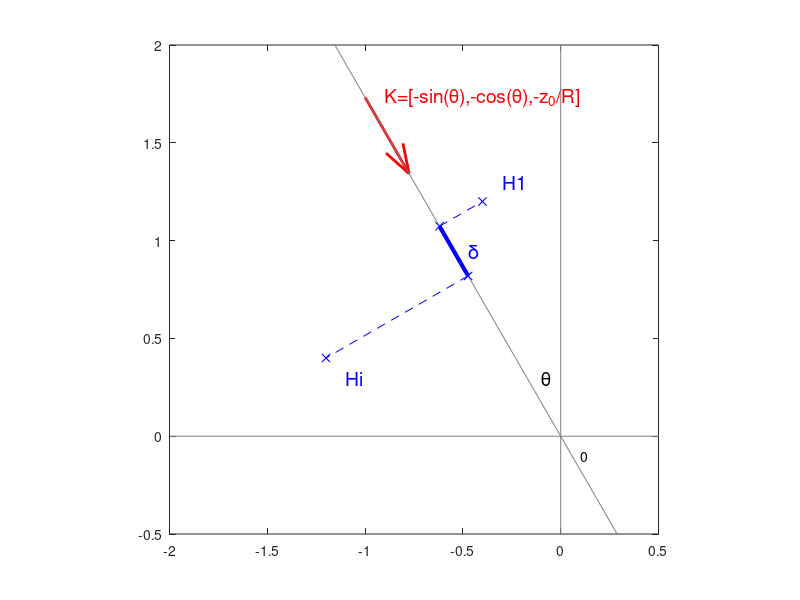

MATLAB code for this plot:
theta=-30;
R=2;

H1=[-0.5, 1.5]*0.8;
Hi=[-1.5, 0.5]*0.8;
ypi=(Hi(1)*tand(theta)+Hi(2))/(1+tand(theta)^2);
xpi=ypi*tand(theta);

yp1=(H1(1)*tand(theta)+H1(2))/(1+tand(theta)^2);
xp1=yp1*tand(theta);

figure,

quiver(R*sind(theta),R*cosd(theta),-sind(theta)/2,- cosd(theta)/2,'Color','r','LineWidth',2);
text(R*sind(theta)+0.1,R*cosd(theta),'K=[-sin(\theta),-cos(\theta),-z_0/R]','Color','r','FontSize',14)
hold on, plot([0 0],[-1 2],'Color',[0.5 0.5 0.5])
plot([-2 1],[0 0],'Color',[0.5 0.5 0.5])
plot([3*sind(theta),-3*sind(theta)],[3*cosd(theta),-3*cosd(theta)],'Color',[0.5 0.5 0.5])
text(0.1,-0.1,'0')
text(-0.1,0.3,'\theta','FontSize',14)
plot(H1(1),H1(2),'bx'); text(H1(1)+0.1,H1(2)+0.1,'H1','Color','b','FontSize',14)
plot(Hi(1),Hi(2),'bx'); text(Hi(1)+0.1,Hi(2)-0.1,'Hi','Color','b','FontSize',14)
plot(xpi,ypi,'bx'); 
plot([xpi Hi(1)],[ypi Hi(2)],'b--'); 
plot(xp1,yp1,'bx'); 
plot([xp1 H1(1)],[yp1 H1(2)],'b--'); 
plot([xp1 xpi],[yp1 ypi],'b','LineWidth',3); 
text(xpi,(yp1 +ypi)/2,'\delta','FontSize',14,'Color','b'); 

xlim([-2 0.5]),ylim([-0.5 2])
daspect([1 1 1])
